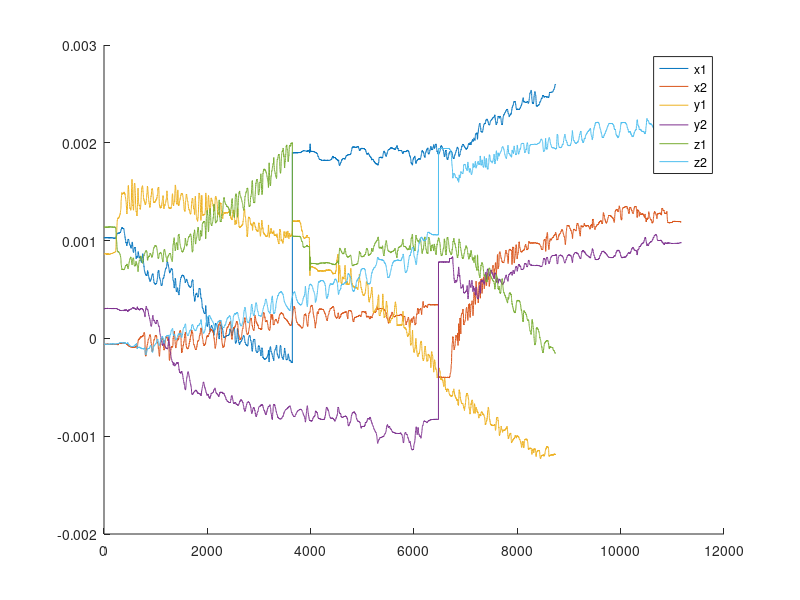

The MATLAB script that drew this image:
d1 = load("x_out_1.txt");
d2 = load("x_out_2.txt");

close all
d1_true = [-0.55, 0.0, 0.064];
d2_true = [0.0, -0.45, 0.064];
figure 
hold on
for i=1:3
    plot (d1(:,i) - d1_true(i))
    plot (d2(:,i) - d2_true(i))
end
legend('x1','x2','y1','y2','z1','z2')
